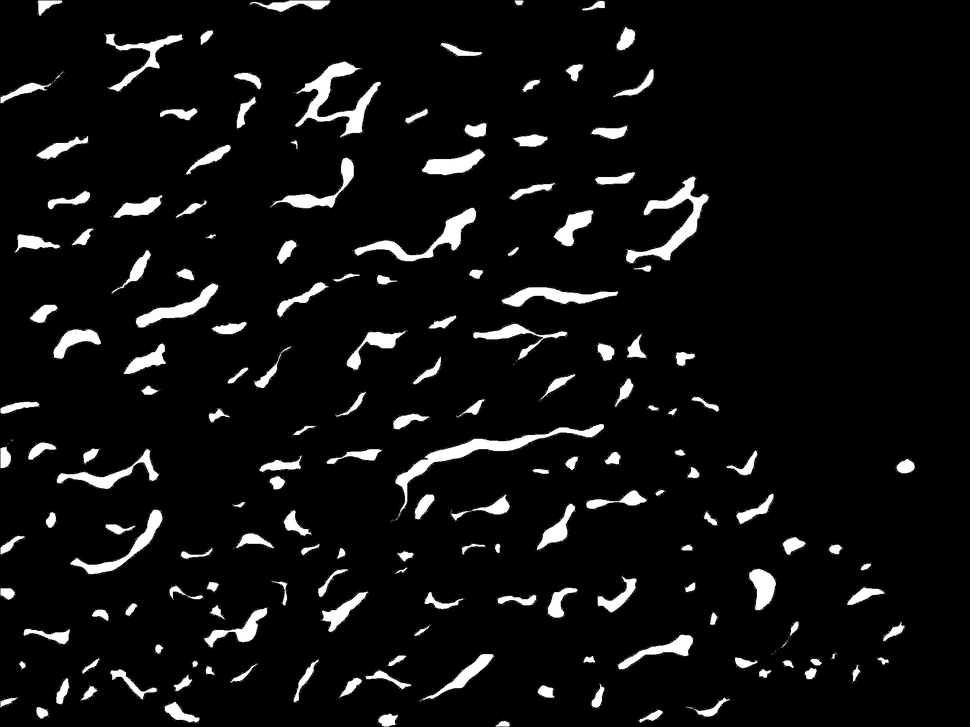
#> input picture data/masks/07.png, 970 x 727 px, shrunk from 2048 x 1536 before the run
$ python colour_convert.py
#> lines starting #> are read from the running program, lines starting #| are printed output that depends on the picture
import cv2
import numpy as np

def convert_grey_foreground_mask(mask_path, output_binary_path):
    """
    Converts a colored mask with a grey foreground and a black background
    into a binary mask where the grey regions are white (255) and the background is black (0).

    Parameters:
      - mask_path: Path to the input colored mask image.
      - output_binary_path: Path to save the resulting binary mask.

    Returns:
      - binary_mask: The binary mask as a numpy array.
    """
#> called with mask_path = 'data/masks/07.png', output_binary_path = 'data/masks/07.png'
    # Read the mask image (BGR format)
    mask = cv2.imread(mask_path)
#> mask is the input picture: shape (727, 970, 3); min 0, max 255, mean 16

    # Convert to HSV color space
    hsv = cv2.cvtColor(mask, cv2.COLOR_BGR2HSV)
#> hsv: shape (727, 970, 3); mean H, S, V 0, 0, 16

    # Define thresholds for grey (low saturation and mid-range brightness)
    lower_grey = np.array([0, 0, 50])  # Low saturation, mid brightness
    upper_grey = np.array([180, 50, 200])  # Allow slight color variations but keep low saturation

    # Create a mask for grey regions
    grey_mask = cv2.inRange(hsv, lower_grey, upper_grey)
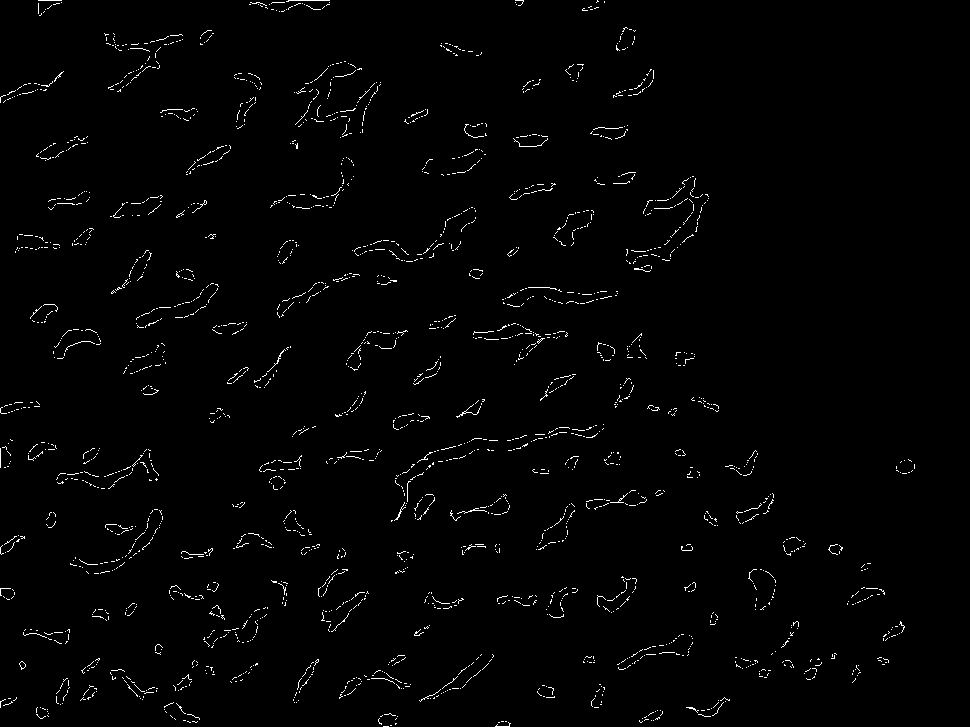
#> grey_mask: shape (727, 970); 1.4% white in thin lines or dots

    cv2.imwrite(output_binary_path, grey_mask)
    print(f"Binary mask saved to {output_binary_path}")
    return grey_mask

# Example usage:
binary_mask = convert_grey_foreground_mask("data/masks/07.png", "data/masks/07.png")

$ run again, with data/masks/01.png copied over data/masks/07.png
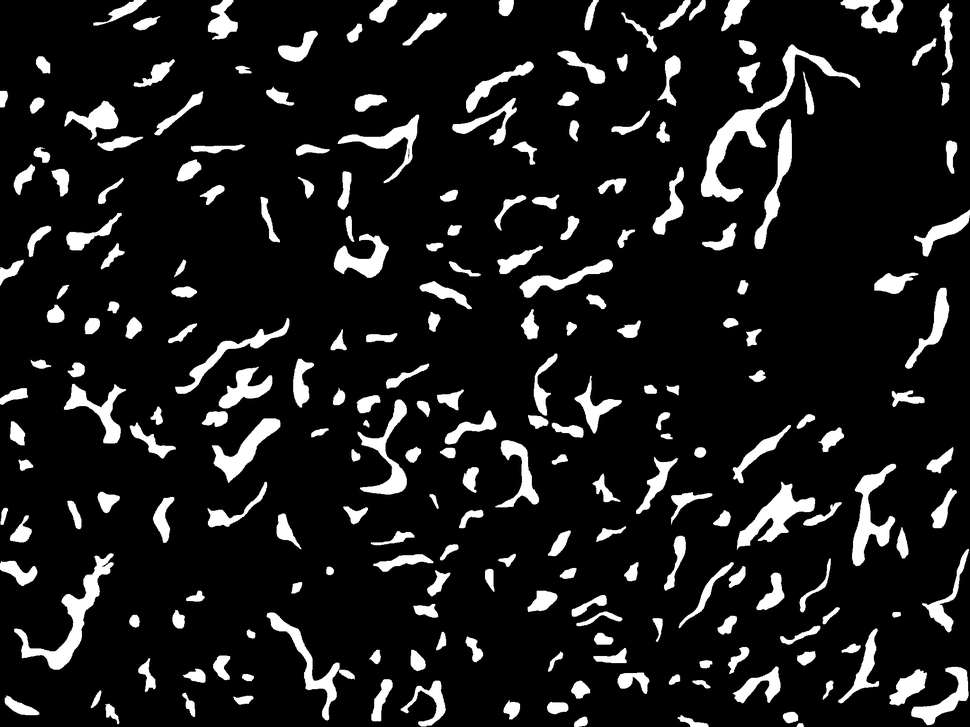
#> input picture data/masks/01.png, 970 x 727 px, shrunk from 2048 x 1536 before the run
#> in convert_grey_foreground_mask, mask is the input picture: shape (727, 970, 3); min 0, max 255, mean 28.5
#> hsv: shape (727, 970, 3); mean H, S, V 0, 0, 28.5
#> in convert_grey_foreground_mask, `grey_mask = cv2.inRange(hsv, lower_grey, upper_grey)`:
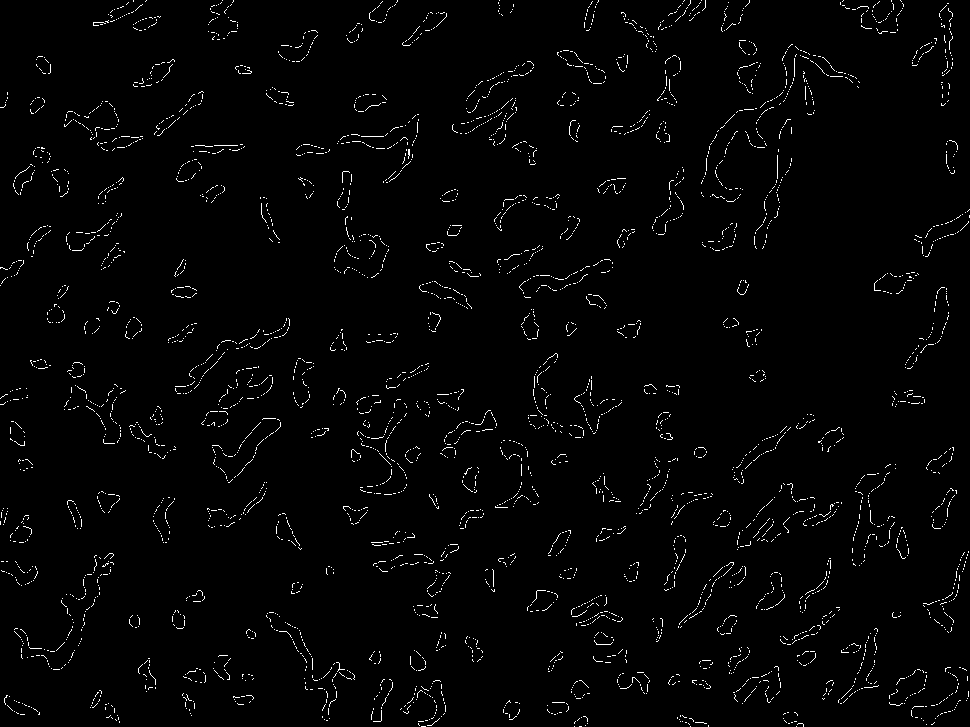
#> grey_mask: shape (727, 970); 1.9% white in thin lines or dots

$ run again, with data/masks/02.png copied over data/masks/07.png
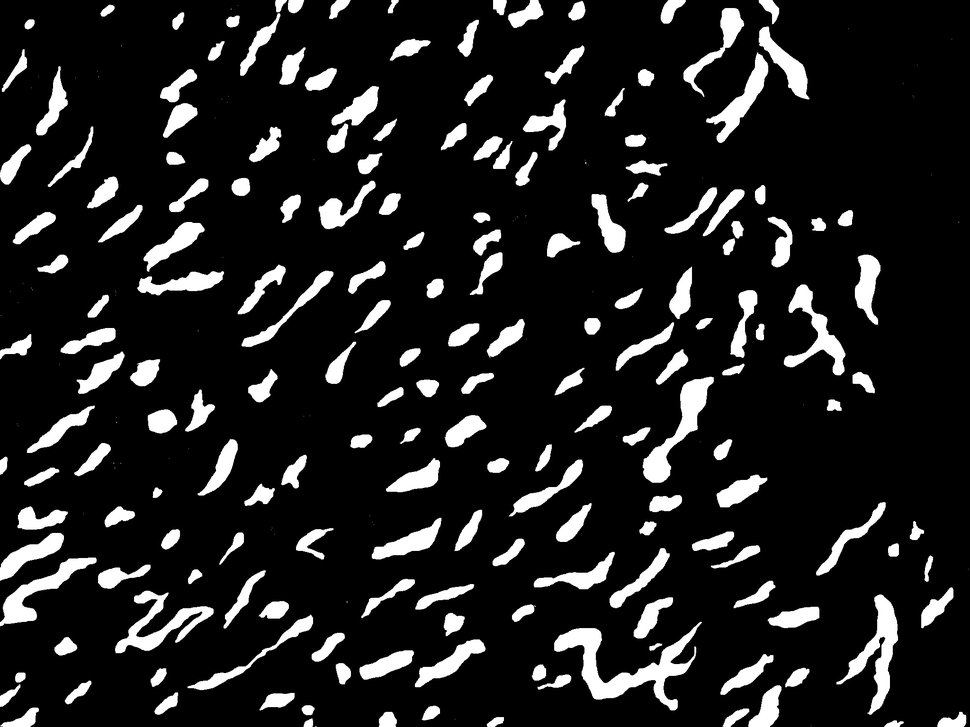
#> input picture data/masks/02.png, 970 x 727 px, shrunk from 2048 x 1536 before the run
#> in convert_grey_foreground_mask, mask is the input picture: shape (727, 970, 3); min 0, max 255, mean 32.6
#> hsv: shape (727, 970, 3); mean H, S, V 0, 0, 32.6
#> in convert_grey_foreground_mask, `grey_mask = cv2.inRange(hsv, lower_grey, upper_grey)`:
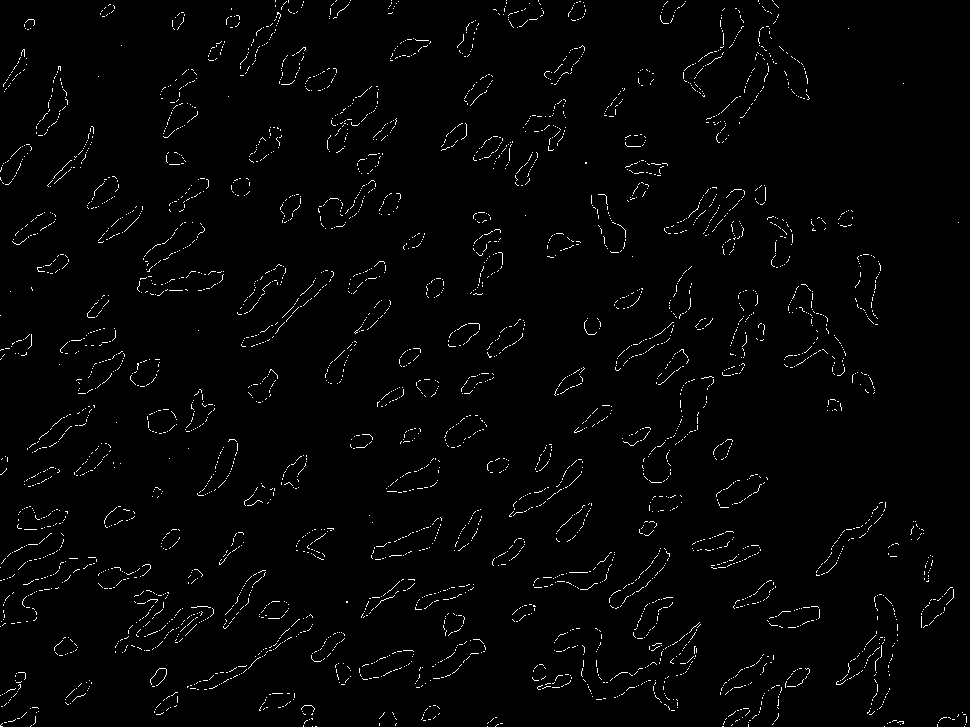
#> grey_mask: shape (727, 970); 1.7% white in thin lines or dots

$ run again, with data/masks/03.png copied over data/masks/07.png
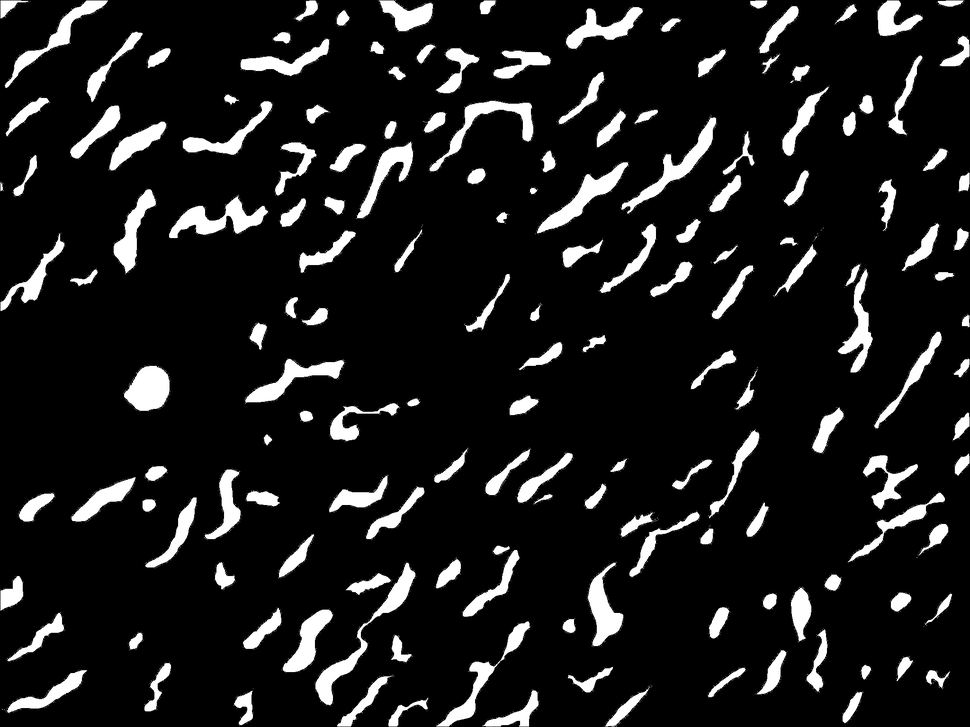
#> input picture data/masks/03.png, 970 x 727 px, shrunk from 2048 x 1536 before the run
#> in convert_grey_foreground_mask, mask is the input picture: shape (727, 970, 3); min 0, max 255, mean 27.7
#> hsv: shape (727, 970, 3); mean H, S, V 0, 0, 27.7
#> in convert_grey_foreground_mask, `grey_mask = cv2.inRange(hsv, lower_grey, upper_grey)`:
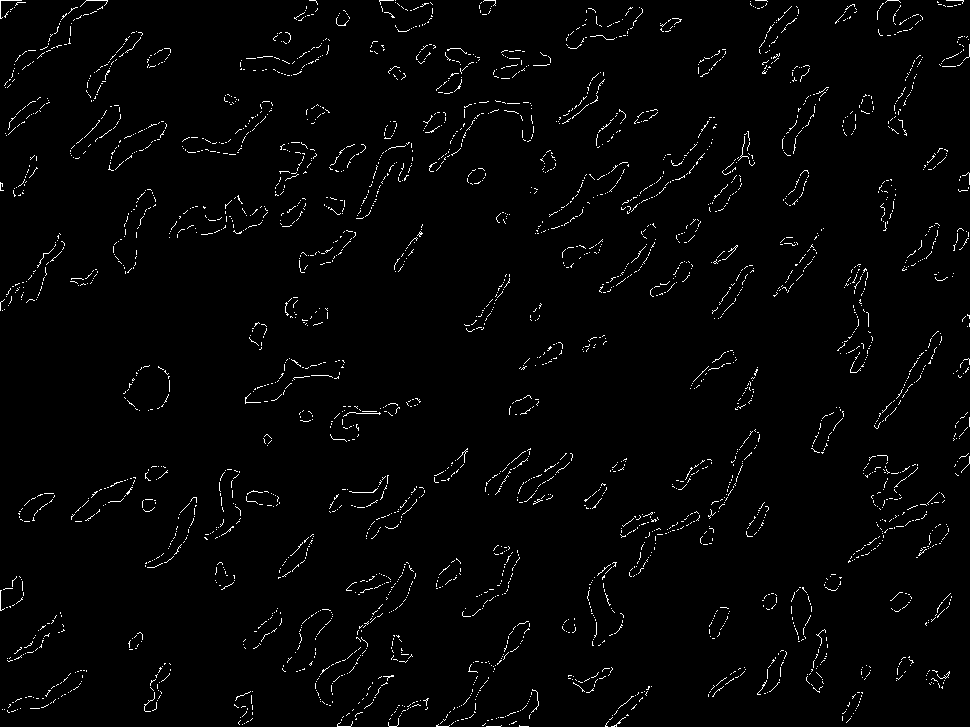
#> grey_mask: shape (727, 970); 1.9% white in thin lines or dots
